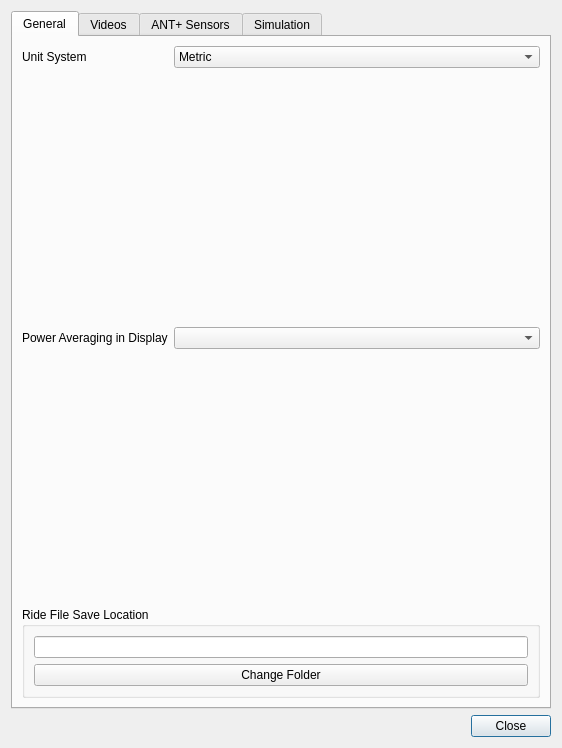
<?xml version="1.0" encoding="UTF-8"?>
<ui version="4.0">
 <class>SettingsDialog</class>
 <widget class="QDialog" name="SettingsDialog">
  <property name="windowModality">
   <enum>Qt::ApplicationModal</enum>
  </property>
  <property name="geometry">
   <rect>
    <x>0</x>
    <y>0</y>
    <width>560</width>
    <height>748</height>
   </rect>
  </property>
  <property name="sizePolicy">
   <sizepolicy hsizetype="Minimum" vsizetype="Minimum">
    <horstretch>0</horstretch>
    <verstretch>0</verstretch>
   </sizepolicy>
  </property>
  <property name="windowTitle">
   <string>Preferences</string>
  </property>
  <layout class="QGridLayout" name="gridLayout">
   <item row="2" column="0">
    <widget class="QDialogButtonBox" name="buttonBox">
     <property name="orientation">
      <enum>Qt::Horizontal</enum>
     </property>
     <property name="standardButtons">
      <set>QDialogButtonBox::Close</set>
     </property>
    </widget>
   </item>
   <item row="0" column="0">
    <widget class="QTabWidget" name="tabWidget">
     <property name="tabShape">
      <enum>QTabWidget::Rounded</enum>
     </property>
     <property name="currentIndex">
      <number>0</number>
     </property>
     <property name="usesScrollButtons">
      <bool>true</bool>
     </property>
     <widget class="QWidget" name="tab">
      <attribute name="title">
       <string>General</string>
      </attribute>
      <layout class="QFormLayout" name="formLayout">
       <property name="fieldGrowthPolicy">
        <enum>QFormLayout::AllNonFixedFieldsGrow</enum>
       </property>
       <item row="0" column="0">
        <widget class="QLabel" name="label">
         <property name="text">
          <string>Unit System</string>
         </property>
         <property name="buddy">
          <cstring>unitChooser</cstring>
         </property>
        </widget>
       </item>
       <item row="0" column="1">
        <widget class="QComboBox" name="unitChooser">
         <item>
          <property name="text">
           <string>Metric</string>
          </property>
         </item>
         <item>
          <property name="text">
           <string>Imperial</string>
          </property>
         </item>
        </widget>
       </item>
       <item row="1" column="0">
        <spacer name="verticalSpacer_2">
         <property name="orientation">
          <enum>Qt::Vertical</enum>
         </property>
         <property name="sizeHint" stdset="0">
          <size>
           <width>20</width>
           <height>40</height>
          </size>
         </property>
        </spacer>
       </item>
       <item row="2" column="0">
        <widget class="QLabel" name="label_2">
         <property name="text">
          <string>Power Averaging in Display</string>
         </property>
        </widget>
       </item>
       <item row="2" column="1">
        <widget class="QComboBox" name="powerAveragingCombobox"/>
       </item>
       <item row="3" column="0">
        <spacer name="verticalSpacer_3">
         <property name="orientation">
          <enum>Qt::Vertical</enum>
         </property>
         <property name="sizeHint" stdset="0">
          <size>
           <width>20</width>
           <height>40</height>
          </size>
         </property>
        </spacer>
       </item>
       <item row="4" column="0" colspan="2">
        <widget class="QGroupBox" name="groupBox_2">
         <property name="title">
          <string>Ride File Save Location</string>
         </property>
         <layout class="QVBoxLayout" name="verticalLayout_3">
          <item>
           <widget class="QLineEdit" name="tcxSaveLocationTextEdit"/>
          </item>
          <item>
           <widget class="QPushButton" name="changeTcxFolderButton">
            <property name="text">
             <string>Change Folder</string>
            </property>
           </widget>
          </item>
         </layout>
        </widget>
       </item>
      </layout>
     </widget>
     <widget class="QWidget" name="videosTab">
      <attribute name="title">
       <string>Videos</string>
      </attribute>
      <layout class="QVBoxLayout" name="verticalLayout_2">
       <item>
        <widget class="QLabel" name="label_4">
         <property name="text">
          <string>Video Folders</string>
         </property>
        </widget>
       </item>
       <item>
        <widget class="QWidget" name="widget_7" native="true">
         <layout class="QGridLayout" name="gridLayout_3">
          <item row="0" column="2">
           <widget class="QPushButton" name="addVideoFolderButton">
            <property name="toolTip">
             <string>&lt;html&gt;&lt;head/&gt;&lt;body&gt;&lt;p&gt;Add Video Folder&lt;/p&gt;&lt;/body&gt;&lt;/html&gt;</string>
            </property>
            <property name="text">
             <string>+</string>
            </property>
           </widget>
          </item>
          <item row="1" column="2">
           <widget class="QPushButton" name="removeVideoFolderButton">
            <property name="sizePolicy">
             <sizepolicy hsizetype="Preferred" vsizetype="Fixed">
              <horstretch>0</horstretch>
              <verstretch>0</verstretch>
             </sizepolicy>
            </property>
            <property name="toolTip">
             <string>&lt;html&gt;&lt;head/&gt;&lt;body&gt;&lt;p&gt;Remove selected Video Folder&lt;/p&gt;&lt;/body&gt;&lt;/html&gt;</string>
            </property>
            <property name="text">
             <string>-</string>
            </property>
           </widget>
          </item>
          <item row="2" column="2">
           <spacer name="verticalSpacer_4">
            <property name="orientation">
             <enum>Qt::Vertical</enum>
            </property>
            <property name="sizeHint" stdset="0">
             <size>
              <width>20</width>
              <height>40</height>
             </size>
            </property>
           </spacer>
          </item>
          <item row="0" column="0" rowspan="3">
           <widget class="QListWidget" name="videoFolderList">
            <property name="toolTip">
             <string>&lt;html&gt;&lt;head/&gt;&lt;body&gt;&lt;p&gt;Folders scanned for Real Life Videos&lt;/p&gt;&lt;/body&gt;&lt;/html&gt;</string>
            </property>
           </widget>
          </item>
         </layout>
        </widget>
       </item>
       <item>
        <widget class="QGroupBox" name="groupBox_3">
         <property name="title">
          <string>Video Display Options</string>
         </property>
         <layout class="QVBoxLayout" name="verticalLayout_4">
          <item>
           <widget class="QRadioButton" name="videoFillScreenOption">
            <property name="toolTip">
             <string>&lt;html&gt;&lt;head/&gt;&lt;body&gt;&lt;p&gt;Fill the whole screen, keeping aspect ratio of video. Parts of video will be cut off if necessary.&lt;/p&gt;&lt;/body&gt;&lt;/html&gt;</string>
            </property>
            <property name="text">
             <string extracomment="Fill the whole screen, cutting of parts if needed">Fill Screen</string>
            </property>
           </widget>
          </item>
          <item>
           <widget class="QRadioButton" name="videoShowWholeVideoOption">
            <property name="toolTip">
             <string>&lt;html&gt;&lt;head/&gt;&lt;body&gt;&lt;p&gt;Show whole video, possibly showing black bars left and right of or above and below video.&lt;/p&gt;&lt;/body&gt;&lt;/html&gt;</string>
            </property>
            <property name="text">
             <string extracomment="Show whole video, possibly showing black bars left and right of or above and below video.">Show whole video</string>
            </property>
           </widget>
          </item>
         </layout>
        </widget>
       </item>
       <item>
        <spacer name="verticalSpacer">
         <property name="orientation">
          <enum>Qt::Vertical</enum>
         </property>
         <property name="sizeHint" stdset="0">
          <size>
           <width>20</width>
           <height>40</height>
          </size>
         </property>
        </spacer>
       </item>
      </layout>
     </widget>
     <widget class="QWidget" name="tab_2">
      <attribute name="title">
       <string>ANT+ Sensors</string>
      </attribute>
      <attribute name="toolTip">
       <string>Configure ANT+ Sensors</string>
      </attribute>
      <layout class="QVBoxLayout" name="verticalLayout">
       <item>
        <widget class="QWidget" name="widget_2" native="true">
         <property name="sizePolicy">
          <sizepolicy hsizetype="Expanding" vsizetype="Maximum">
           <horstretch>0</horstretch>
           <verstretch>0</verstretch>
          </sizepolicy>
         </property>
         <layout class="QGridLayout" name="gridLayout_2">
          <item row="2" column="0" colspan="2">
           <widget class="QPushButton" name="pushButton">
            <property name="text">
             <string>Create New Configuration</string>
            </property>
           </widget>
          </item>
          <item row="0" column="0" colspan="2">
           <widget class="QComboBox" name="antConfigurationChooser">
            <property name="sizePolicy">
             <sizepolicy hsizetype="Minimum" vsizetype="Fixed">
              <horstretch>2</horstretch>
              <verstretch>0</verstretch>
             </sizepolicy>
            </property>
            <item>
             <property name="text">
              <string>-- No Configuration Set --</string>
             </property>
            </item>
           </widget>
          </item>
          <item row="1" column="0" colspan="2">
           <widget class="QPushButton" name="deleteConfigurationButton">
            <property name="text">
             <string>Delete This Configuration</string>
            </property>
           </widget>
          </item>
         </layout>
        </widget>
       </item>
       <item>
        <widget class="QGroupBox" name="groupBox">
         <property name="title">
          <string>Sensors</string>
         </property>
         <layout class="QFormLayout" name="formLayout_2">
          <item row="0" column="0">
           <widget class="QLabel" name="label_5">
            <property name="text">
             <string>Heart Rate</string>
            </property>
           </widget>
          </item>
          <item row="0" column="1">
           <widget class="QLabel" name="hrSensorLabel">
            <property name="text">
             <string>-</string>
            </property>
           </widget>
          </item>
          <item row="1" column="0">
           <widget class="QLabel" name="label_7">
            <property name="text">
             <string>Cadence</string>
            </property>
           </widget>
          </item>
          <item row="2" column="0">
           <widget class="QLabel" name="label_8">
            <property name="text">
             <string>Speed</string>
            </property>
           </widget>
          </item>
          <item row="3" column="0">
           <widget class="QLabel" name="label_9">
            <property name="text">
             <string>Speed And Cadence</string>
            </property>
           </widget>
          </item>
          <item row="4" column="0">
           <widget class="QLabel" name="label_10">
            <property name="text">
             <string>Power</string>
            </property>
           </widget>
          </item>
          <item row="1" column="1">
           <widget class="QLabel" name="cadenceSensorLabel">
            <property name="text">
             <string>-</string>
            </property>
           </widget>
          </item>
          <item row="2" column="1">
           <widget class="QLabel" name="speedSensorLabel">
            <property name="text">
             <string>-</string>
            </property>
           </widget>
          </item>
          <item row="3" column="1">
           <widget class="QLabel" name="speedAndCadenceSensorLabel">
            <property name="text">
             <string>-</string>
            </property>
           </widget>
          </item>
          <item row="4" column="1">
           <widget class="QLabel" name="powerSensorLabel">
            <property name="text">
             <string>-</string>
            </property>
           </widget>
          </item>
          <item row="5" column="0">
           <widget class="QLabel" name="label_11">
            <property name="text">
             <string>Smart Trainer</string>
            </property>
           </widget>
          </item>
          <item row="5" column="1">
           <widget class="QLabel" name="smartTrainerLabel">
            <property name="text">
             <string>-</string>
            </property>
           </widget>
          </item>
         </layout>
        </widget>
       </item>
       <item>
        <widget class="QWidget" name="widget" native="true">
         <property name="sizePolicy">
          <sizepolicy hsizetype="Minimum" vsizetype="Maximum">
           <horstretch>0</horstretch>
           <verstretch>0</verstretch>
          </sizepolicy>
         </property>
         <property name="minimumSize">
          <size>
           <width>0</width>
           <height>10</height>
          </size>
         </property>
         <layout class="QHBoxLayout" name="horizontalLayout">
          <item>
           <widget class="QLabel" name="simulationSettingLabel">
            <property name="text">
             <string/>
            </property>
            <property name="wordWrap">
             <bool>true</bool>
            </property>
           </widget>
          </item>
         </layout>
        </widget>
       </item>
      </layout>
     </widget>
     <widget class="QWidget" name="tab_3">
      <attribute name="title">
       <string>Simulation</string>
      </attribute>
      <layout class="QVBoxLayout" name="verticalLayout_10">
       <item>
        <widget class="QGroupBox" name="groupBox_6">
         <property name="sizePolicy">
          <sizepolicy hsizetype="Preferred" vsizetype="Maximum">
           <horstretch>0</horstretch>
           <verstretch>0</verstretch>
          </sizepolicy>
         </property>
         <property name="title">
          <string>Weight Settings</string>
         </property>
         <layout class="QFormLayout" name="formLayout_3">
          <item row="0" column="0">
           <widget class="QLabel" name="label_3">
            <property name="sizePolicy">
             <sizepolicy hsizetype="Preferred" vsizetype="Preferred">
              <horstretch>0</horstretch>
              <verstretch>0</verstretch>
             </sizepolicy>
            </property>
            <property name="minimumSize">
             <size>
              <width>0</width>
              <height>0</height>
             </size>
            </property>
            <property name="text">
             <string>Cyclist's Weight                                    </string>
            </property>
            <property name="alignment">
             <set>Qt::AlignLeading|Qt::AlignLeft|Qt::AlignVCenter</set>
            </property>
           </widget>
          </item>
          <item row="0" column="1">
           <widget class="QDoubleSpinBox" name="userWeightSpinBox">
            <property name="sizePolicy">
             <sizepolicy hsizetype="Minimum" vsizetype="Fixed">
              <horstretch>0</horstretch>
              <verstretch>0</verstretch>
             </sizepolicy>
            </property>
            <property name="minimumSize">
             <size>
              <width>0</width>
              <height>0</height>
             </size>
            </property>
            <property name="maximumSize">
             <size>
              <width>16777215</width>
              <height>16777215</height>
             </size>
            </property>
            <property name="alignment">
             <set>Qt::AlignRight|Qt::AlignTrailing|Qt::AlignVCenter</set>
            </property>
            <property name="suffix">
             <string> kg</string>
            </property>
            <property name="decimals">
             <number>1</number>
            </property>
            <property name="maximum">
             <double>400.000000000000000</double>
            </property>
           </widget>
          </item>
          <item row="1" column="0">
           <widget class="QLabel" name="label_6">
            <property name="sizePolicy">
             <sizepolicy hsizetype="MinimumExpanding" vsizetype="Preferred">
              <horstretch>0</horstretch>
              <verstretch>0</verstretch>
             </sizepolicy>
            </property>
            <property name="text">
             <string>Bike Weight</string>
            </property>
           </widget>
          </item>
          <item row="1" column="1">
           <widget class="QDoubleSpinBox" name="bikeWeightSpinBox">
            <property name="sizePolicy">
             <sizepolicy hsizetype="Preferred" vsizetype="Fixed">
              <horstretch>0</horstretch>
              <verstretch>0</verstretch>
             </sizepolicy>
            </property>
            <property name="minimumSize">
             <size>
              <width>0</width>
              <height>0</height>
             </size>
            </property>
            <property name="maximumSize">
             <size>
              <width>16777215</width>
              <height>16777215</height>
             </size>
            </property>
            <property name="alignment">
             <set>Qt::AlignRight|Qt::AlignTrailing|Qt::AlignVCenter</set>
            </property>
            <property name="prefix">
             <string/>
            </property>
            <property name="suffix">
             <string> kg</string>
            </property>
            <property name="decimals">
             <number>1</number>
            </property>
            <property name="minimum">
             <double>5.000000000000000</double>
            </property>
            <property name="maximum">
             <double>60.000000000000000</double>
            </property>
            <property name="singleStep">
             <double>0.100000000000000</double>
            </property>
            <property name="value">
             <double>10.000000000000000</double>
            </property>
           </widget>
          </item>
         </layout>
        </widget>
       </item>
       <item>
        <widget class="QGroupBox" name="groupBox_5">
         <property name="sizePolicy">
          <sizepolicy hsizetype="Preferred" vsizetype="MinimumExpanding">
           <horstretch>0</horstretch>
           <verstretch>0</verstretch>
          </sizepolicy>
         </property>
         <property name="title">
          <string>Smart Trainer settings</string>
         </property>
         <layout class="QGridLayout" name="gridLayout_4">
          <item row="1" column="1">
           <widget class="QWidget" name="widget_4" native="true">
            <property name="minimumSize">
             <size>
              <width>248</width>
              <height>0</height>
             </size>
            </property>
            <layout class="QVBoxLayout" name="verticalLayout_6">
             <item>
              <widget class="QSlider" name="maximumInclineSlider">
               <property name="sizePolicy">
                <sizepolicy hsizetype="Preferred" vsizetype="Fixed">
                 <horstretch>0</horstretch>
                 <verstretch>0</verstretch>
                </sizepolicy>
               </property>
               <property name="maximum">
                <number>25</number>
               </property>
               <property name="pageStep">
                <number>5</number>
               </property>
               <property name="value">
                <number>25</number>
               </property>
               <property name="orientation">
                <enum>Qt::Horizontal</enum>
               </property>
               <property name="tickPosition">
                <enum>QSlider::TicksBelow</enum>
               </property>
               <property name="tickInterval">
                <number>5</number>
               </property>
              </widget>
             </item>
             <item>
              <widget class="QLabel" name="maximumInclineLabel">
               <property name="text">
                <string>25%</string>
               </property>
               <property name="alignment">
                <set>Qt::AlignHCenter|Qt::AlignTop</set>
               </property>
              </widget>
             </item>
            </layout>
           </widget>
          </item>
          <item row="3" column="1">
           <widget class="QWidget" name="widget_3" native="true">
            <property name="minimumSize">
             <size>
              <width>0</width>
              <height>68</height>
             </size>
            </property>
            <layout class="QVBoxLayout" name="verticalLayout_5">
             <item>
              <widget class="QSlider" name="difficultySettingSlider">
               <property name="minimum">
                <number>0</number>
               </property>
               <property name="maximum">
                <number>100</number>
               </property>
               <property name="value">
                <number>100</number>
               </property>
               <property name="orientation">
                <enum>Qt::Horizontal</enum>
               </property>
               <property name="tickPosition">
                <enum>QSlider::TicksBelow</enum>
               </property>
              </widget>
             </item>
             <item>
              <widget class="QLabel" name="difficultySettingLabel">
               <property name="text">
                <string>100%</string>
               </property>
               <property name="alignment">
                <set>Qt::AlignHCenter|Qt::AlignTop</set>
               </property>
              </widget>
             </item>
            </layout>
           </widget>
          </item>
          <item row="3" column="0">
           <widget class="QLabel" name="label_15">
            <property name="minimumSize">
             <size>
              <width>240</width>
              <height>0</height>
             </size>
            </property>
            <property name="text">
             <string>Trainer Difficulty Setting. Setting this lower than 100% will decrease resistance on hills and increase resistance on downhills.</string>
            </property>
            <property name="alignment">
             <set>Qt::AlignLeading|Qt::AlignLeft|Qt::AlignTop</set>
            </property>
            <property name="wordWrap">
             <bool>true</bool>
            </property>
           </widget>
          </item>
          <item row="2" column="0">
           <widget class="QLabel" name="label_13">
            <property name="minimumSize">
             <size>
              <width>240</width>
              <height>0</height>
             </size>
            </property>
            <property name="text">
             <string>Maximum downhill</string>
            </property>
            <property name="alignment">
             <set>Qt::AlignLeading|Qt::AlignLeft|Qt::AlignTop</set>
            </property>
            <property name="wordWrap">
             <bool>true</bool>
            </property>
           </widget>
          </item>
          <item row="1" column="0">
           <widget class="QLabel" name="label_12">
            <property name="minimumSize">
             <size>
              <width>240</width>
              <height>0</height>
             </size>
            </property>
            <property name="text">
             <string>Maximum uphill</string>
            </property>
            <property name="alignment">
             <set>Qt::AlignJustify|Qt::AlignTop</set>
            </property>
            <property name="wordWrap">
             <bool>true</bool>
            </property>
           </widget>
          </item>
          <item row="2" column="1">
           <widget class="QWidget" name="widget_5" native="true">
            <property name="minimumSize">
             <size>
              <width>0</width>
              <height>68</height>
             </size>
            </property>
            <layout class="QVBoxLayout" name="verticalLayout_7">
             <item>
              <widget class="QSlider" name="minimumInclineSlider">
               <property name="minimum">
                <number>-25</number>
               </property>
               <property name="maximum">
                <number>0</number>
               </property>
               <property name="pageStep">
                <number>5</number>
               </property>
               <property name="value">
                <number>-25</number>
               </property>
               <property name="orientation">
                <enum>Qt::Horizontal</enum>
               </property>
               <property name="invertedAppearance">
                <bool>false</bool>
               </property>
               <property name="invertedControls">
                <bool>false</bool>
               </property>
               <property name="tickPosition">
                <enum>QSlider::TicksBelow</enum>
               </property>
              </widget>
             </item>
             <item>
              <widget class="QLabel" name="maximumDownhillLabel">
               <property name="text">
                <string>-25 %</string>
               </property>
               <property name="alignment">
                <set>Qt::AlignHCenter|Qt::AlignTop</set>
               </property>
              </widget>
             </item>
            </layout>
           </widget>
          </item>
          <item row="0" column="0" colspan="2">
           <widget class="QLabel" name="label_16">
            <property name="text">
             <string>These settings change force applied by the trainer. Speed calculations are not affected by these settings.</string>
            </property>
            <property name="wordWrap">
             <bool>true</bool>
            </property>
           </widget>
          </item>
         </layout>
        </widget>
       </item>
       <item>
        <widget class="QWidget" name="widget_6" native="true">
         <layout class="QVBoxLayout" name="verticalLayout_8">
          <item>
           <widget class="QGroupBox" name="groupBox_4">
            <property name="title">
             <string>Elevation Correction</string>
            </property>
            <layout class="QFormLayout" name="formLayout_4">
             <item row="0" column="0">
              <widget class="QLabel" name="label_14">
               <property name="minimumSize">
                <size>
                 <width>240</width>
                 <height>0</height>
                </size>
               </property>
               <property name="text">
                <string>Power for elevation correction. If you are living at elevation but want to correct your power output to sea level, you can set a percentage here which will be added to your power output when determining speed. </string>
               </property>
               <property name="wordWrap">
                <bool>true</bool>
               </property>
              </widget>
             </item>
             <item row="0" column="1">
              <widget class="QSpinBox" name="powerForElevationCorrectionSpinBox">
               <property name="sizePolicy">
                <sizepolicy hsizetype="Preferred" vsizetype="Maximum">
                 <horstretch>0</horstretch>
                 <verstretch>0</verstretch>
                </sizepolicy>
               </property>
               <property name="alignment">
                <set>Qt::AlignRight|Qt::AlignTrailing|Qt::AlignVCenter</set>
               </property>
               <property name="suffix">
                <string> %</string>
               </property>
               <property name="maximum">
                <number>25</number>
               </property>
              </widget>
             </item>
            </layout>
           </widget>
          </item>
         </layout>
        </widget>
       </item>
      </layout>
     </widget>
    </widget>
   </item>
  </layout>
 </widget>
 <resources/>
 <connections>
  <connection>
   <sender>buttonBox</sender>
   <signal>accepted()</signal>
   <receiver>SettingsDialog</receiver>
   <slot>accept()</slot>
   <hints>
    <hint type="sourcelabel">
     <x>275</x>
     <y>426</y>
    </hint>
    <hint type="destinationlabel">
     <x>157</x>
     <y>274</y>
    </hint>
   </hints>
  </connection>
  <connection>
   <sender>buttonBox</sender>
   <signal>rejected()</signal>
   <receiver>SettingsDialog</receiver>
   <slot>reject()</slot>
   <hints>
    <hint type="sourcelabel">
     <x>343</x>
     <y>426</y>
    </hint>
    <hint type="destinationlabel">
     <x>286</x>
     <y>274</y>
    </hint>
   </hints>
  </connection>
 </connections>
</ui>
